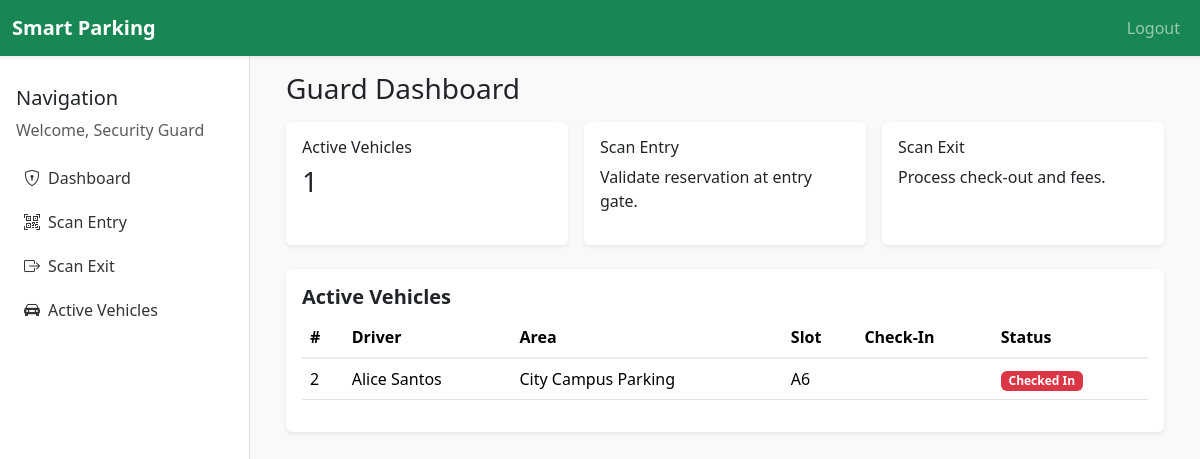
The page /guard/dashboard.php (signed in) on the database its author committed.
### tables this page shows
CREATE TABLE `reservations` (
  `id` INT AUTO_INCREMENT PRIMARY KEY,
  `user_id` INT NOT NULL,
  `slot_id` INT NOT NULL,
  `qr_code` VARCHAR(255) NOT NULL,
  `reservation_date` DATE NOT NULL,
  `start_time` DATETIME NOT NULL,
  `end_time` DATETIME NOT NULL,
  `check_in_time` DATETIME NULL,
  `check_out_time` DATETIME NULL,
  `status` ENUM('Pending','Reserved','CheckedIn','Completed','Cancelled') NOT NULL DEFAULT 'Pending',
  `total_fee` DECIMAL(10,2) DEFAULT 0.00,
  `created_at` DATETIME NOT NULL DEFAULT CURRENT_TIMESTAMP,
  FOREIGN KEY (`user_id`) REFERENCES `users`(`id`) ON DELETE CASCADE,
  FOREIGN KEY (`slot_id`) REFERENCES `parking_slots`(`id`) ON DELETE CASCADE
);

CREATE TABLE `users` (
  `id` INT AUTO_INCREMENT PRIMARY KEY,
  `full_name` VARCHAR(100) NOT NULL,
  `email` VARCHAR(150) NOT NULL UNIQUE,
  `phone` VARCHAR(20) NOT NULL,
  `password` VARCHAR(255) NOT NULL,
  `role` ENUM('driver','admin','guard') NOT NULL DEFAULT 'driver',
  `created_at` DATETIME NOT NULL DEFAULT CURRENT_TIMESTAMP
);

CREATE TABLE `parking_areas` (
  `id` INT AUTO_INCREMENT PRIMARY KEY,
  `name` VARCHAR(100) NOT NULL,
  `address` VARCHAR(255) NOT NULL,
  `total_slots` INT NOT NULL DEFAULT 0,
  `price_per_hour` DECIMAL(10,2) NOT NULL DEFAULT 50.00,
  `created_at` DATETIME NOT NULL DEFAULT CURRENT_TIMESTAMP
);

CREATE TABLE `parking_slots` (
  `id` INT AUTO_INCREMENT PRIMARY KEY,
  `area_id` INT NOT NULL,
  `slot_number` VARCHAR(20) NOT NULL,
  `slot_type` ENUM('standard','vip','disabled') NOT NULL DEFAULT 'standard',
  `status` ENUM('Available','Reserved','Occupied','Maintenance') NOT NULL DEFAULT 'Available',
  `created_at` DATETIME NOT NULL DEFAULT CURRENT_TIMESTAMP,
  FOREIGN KEY (`area_id`) REFERENCES `parking_areas`(`id`) ON DELETE CASCADE
);

### includes/auth.php (called while the page is built, shortened)
<?php
function sanitize($value) {
    return htmlspecialchars(trim($value), ENT_QUOTES, 'UTF-8');
}

### guard/dashboard.php (the view, shortened to what this page needs)
<?php
require_once __DIR__ . '/../includes/auth.php';
$activeVehicles = $pdo->query("SELECT r.*, u.full_name, p.slot_number, a.name AS area_name FROM reservations r JOIN users u ON r.user_id=u.id JOIN parking_slots p ON r.slot_id=p.id JOIN parking_areas a ON p.area_id=a.id WHERE r.status = 'CheckedIn' ORDER BY r.check_in_time DESC")->fetchAll();
include __DIR__ . '/../includes/header.php';
?>
<?php include __DIR__ . '/../includes/sidebar.php'; ?>
<div class="content p-4">
    <?php include __DIR__ . '/../includes/navbar.php'; ?>
    <div class="container-fluid">
        <h1 class="h3 mb-3">Guard Dashboard</h1>
        <div class="row g-3">
            <div class="col-md-4"><div class="card shadow-sm border-success h-100"><div class="card-body"><h6>Active Vehicles</h6><h3><?= count($activeVehicles) ?></h3></div></div></div>
            <div class="col-md-4"><div class="card shadow-sm border-primary h-100"><div class="card-body"><h6>Scan Entry</h6><p>Validate reservation at entry gate.</p></div></div></div>
            <div class="col-md-4"><div class="card shadow-sm border-warning h-100"><div class="card-body"><h6>Scan Exit</h6><p>Process check-out and fees.</p></div></div></div>
        </div>
        <div class="card shadow-sm mt-4">
            <div class="card-body">
                <h5>Active Vehicles</h5>
                <div class="table-responsive">
                    <table class="table table-hover">
                        <thead><tr><th>#</th><th>Driver</th><th>Area</th><th>Slot</th><th>Check-In</th><th>Status</th></tr></thead>
                        <tbody>
                            <?php foreach ($activeVehicles as $vehicle): ?>
                                <tr>
                                    <td><?= sanitize($vehicle['id']) ?></td>
                                    <td><?= sanitize($vehicle['full_name']) ?></td>
                                    <td><?= sanitize($vehicle['area_name']) ?></td>
                                    <td><?= sanitize($vehicle['slot_number']) ?></td>
                                    <td><?= sanitize($vehicle['check_in_time']) ?></td>
                                    <td><span class="badge bg-danger">Checked In</span></td>
                                </tr>
                            <?php endforeach; ?>
                        </tbody>
                    </table>
                </div>
            </div>
        </div>
    </div>
</div>
<?php include __DIR__ . '/../includes/footer.php'; ?>

### assets/css/style.css (style rules this page uses)
:root { --sidebar-width: 250px; --bg-color: #f5f7fb; }
body { background: var(--bg-color); }
.content { margin-left: var(--sidebar-width); width: calc(100% - var(--sidebar-width)); padding-top: 80px; }
.card { border: none; }
.card h5 { font-weight: 600; }
.table thead th { border-bottom: 2px solid #e9ecef; }

### rows shown on the page
reservations: id "2", user.full_name "Alice Santos", parking_areas.name "City Campus Parking", slot.slot_number "A6"

### other values the page prints
$user['full_name'] "Security Guard"
$item['label'] "Dashboard"
$item['label'] "Scan Entry"
$item['label'] "Scan Exit"
$item['label'] "Active Vehicles"
count($activeVehicles) "1"
